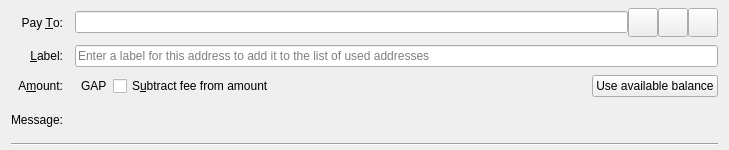
<?xml version="1.0" encoding="UTF-8"?>
<ui version="4.0">
 <class>SendCoinsEntry</class>
 <widget class="QWidget" name="SendCoinsEntry">
  <property name="geometry">
   <rect>
    <x>0</x>
    <y>0</y>
    <width>729</width>
    <height>150</height>
   </rect>
  </property>
  <property name="focusPolicy">
   <enum>Qt::TabFocus</enum>
  </property>
  <property name="autoFillBackground">
   <bool>false</bool>
  </property>
  <layout class="QGridLayout" name="gridLayout">
   <property name="topMargin">
    <number>8</number>
   </property>
   <property name="bottomMargin">
    <number>4</number>
   </property>
   <property name="horizontalSpacing">
    <number>12</number>
   </property>
   <property name="verticalSpacing">
    <number>8</number>
   </property>
   <item row="0" column="0">
    <widget class="QLabel" name="payToLabel">
     <property name="text">
      <string>Pay &amp;To:</string>
     </property>
     <property name="alignment">
      <set>Qt::AlignRight|Qt::AlignTrailing|Qt::AlignVCenter</set>
     </property>
     <property name="buddy">
      <cstring>payTo</cstring>
     </property>
    </widget>
   </item>
   <item row="0" column="1">
    <layout class="QHBoxLayout" name="payToLayout">
     <property name="spacing">
      <number>0</number>
     </property>
     <item>
      <widget class="QValidatedLineEdit" name="payTo">
       <property name="toolTip">
        <string>The Riecoin address to send the payment to</string>
       </property>
      </widget>
     </item>
     <item>
      <widget class="QToolButton" name="addressBookButton">
       <property name="toolTip">
        <string>Choose previously used address</string>
       </property>
       <property name="text">
        <string/>
       </property>
       <property name="icon">
        <iconset resource="../riecoin.qrc">
         <normaloff>:/icons/address-book</normaloff>:/icons/address-book</iconset>
       </property>
       <property name="iconSize">
        <size>
         <width>22</width>
         <height>22</height>
        </size>
       </property>
       <property name="shortcut">
        <string>Alt+A</string>
       </property>
      </widget>
     </item>
     <item>
      <widget class="QToolButton" name="pasteButton">
       <property name="toolTip">
        <string>Paste address from clipboard</string>
       </property>
       <property name="text">
        <string/>
       </property>
       <property name="icon">
        <iconset resource="../riecoin.qrc">
         <normaloff>:/icons/editpaste</normaloff>:/icons/editpaste</iconset>
       </property>
       <property name="iconSize">
        <size>
         <width>22</width>
         <height>22</height>
        </size>
       </property>
       <property name="shortcut">
        <string>Alt+P</string>
       </property>
      </widget>
     </item>
     <item>
      <widget class="QToolButton" name="deleteButton">
       <property name="toolTip">
        <string>Remove this entry</string>
       </property>
       <property name="text">
        <string/>
       </property>
       <property name="icon">
        <iconset resource="../riecoin.qrc">
         <normaloff>:/icons/remove</normaloff>:/icons/remove</iconset>
       </property>
       <property name="iconSize">
        <size>
         <width>22</width>
         <height>22</height>
        </size>
       </property>
      </widget>
     </item>
    </layout>
   </item>
   <item row="1" column="0">
    <widget class="QLabel" name="labellLabel">
     <property name="text">
      <string>&amp;Label:</string>
     </property>
     <property name="alignment">
      <set>Qt::AlignRight|Qt::AlignTrailing|Qt::AlignVCenter</set>
     </property>
     <property name="buddy">
      <cstring>addAsLabel</cstring>
     </property>
    </widget>
   </item>
   <item row="1" column="1">
    <widget class="QLineEdit" name="addAsLabel">
     <property name="toolTip">
      <string>Enter a label for this address to add it to the list of used addresses</string>
     </property>
     <property name="placeholderText">
      <string>Enter a label for this address to add it to the list of used addresses</string>
     </property>
    </widget>
   </item>
   <item row="2" column="0">
    <widget class="QLabel" name="amountLabel">
     <property name="text">
      <string>A&amp;mount:</string>
     </property>
     <property name="alignment">
      <set>Qt::AlignRight|Qt::AlignTrailing|Qt::AlignVCenter</set>
     </property>
     <property name="buddy">
      <cstring>payAmount</cstring>
     </property>
    </widget>
   </item>
   <item row="2" column="1">
    <layout class="QHBoxLayout" name="horizontalLayoutAmount" stretch="0,0,1,0">
     <property name="spacing">
      <number>6</number>
     </property>
     <item>
      <widget class="RiecoinAmountField" name="payAmount" native="true">
       <property name="toolTip">
        <string>The amount of GAP to send</string>
       </property>
      </widget>
     </item>
     <item>
      <widget class="QLabel" name="unitlLabel">
       <property name="text">
        <string>GAP</string>
       </property>
      </widget>
     </item>
     <item>
      <widget class="QCheckBox" name="checkboxSubtractFeeFromAmount">
       <property name="toolTip">
        <string>The fee will be deducted from the amount being sent. The recipient will receive less Riecoins than you enter in the amount field. If multiple recipients are selected, the fee is split equally.</string>
       </property>
       <property name="text">
        <string>S&amp;ubtract fee from amount</string>
       </property>
      </widget>
     </item>
     <item>
      <widget class="QPushButton" name="useAvailableBalanceButton">
       <property name="text">
        <string>Use available balance</string>
       </property>
      </widget>
     </item>
    </layout>
   </item>
   <item row="3" column="0">
    <widget class="QLabel" name="messageLabel">
     <property name="text">
      <string>Message:</string>
     </property>
     <property name="alignment">
      <set>Qt::AlignRight|Qt::AlignTrailing|Qt::AlignVCenter</set>
     </property>
    </widget>
   </item>
   <item row="3" column="1">
    <widget class="QLabel" name="messageTextLabel">
     <property name="toolTip">
      <string>A message that was attached to the riecoin: URI which will be stored with the transaction for your reference. Note: This message will not be sent over the Riecoin network.</string>
     </property>
     <property name="textFormat">
      <enum>Qt::PlainText</enum>
     </property>
    </widget>
   </item>
   <item row="4" column="0" colspan="2">
    <widget class="Line" name="line">
     <property name="orientation">
      <enum>Qt::Horizontal</enum>
     </property>
    </widget>
   </item>
  </layout>
 </widget>
 <customwidgets>
  <customwidget>
   <class>QValidatedLineEdit</class>
   <extends>QLineEdit</extends>
   <header>qt/qvalidatedlineedit.h</header>
  </customwidget>
  <customwidget>
   <class>RiecoinAmountField</class>
   <extends>QWidget</extends>
   <header>qt/riecoinamountfield.h</header>
   <container>1</container>
  </customwidget>
 </customwidgets>
 <tabstops>
  <tabstop>payTo</tabstop>
  <tabstop>addressBookButton</tabstop>
  <tabstop>pasteButton</tabstop>
  <tabstop>deleteButton</tabstop>
  <tabstop>addAsLabel</tabstop>
  <tabstop>payAmount</tabstop>
 </tabstops>
 <resources>
  <include location="../riecoin.qrc"/>
 </resources>
 <connections/>
</ui>
